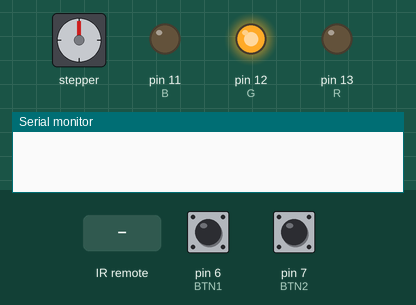
Simulated run of this sketch. Board: Arduino Uno, built with avr-gcc and run on an emulated ATmega328P. On the bench: stepper motor, output pins drawn as LEDs (lit = HIGH), the last lines printed to the serial monitor. Inputs (shaded band) come from the test bench; at power-on: pin 6 (BTN1) HIGH, pin 7 (BTN2) LOW. Stepper angles assume 20 steps per turn.

Above: at 1.27 s.
1.3 s: pin 6 (BTN1) pulled LOW for 3.2 s
At 1.8 s:
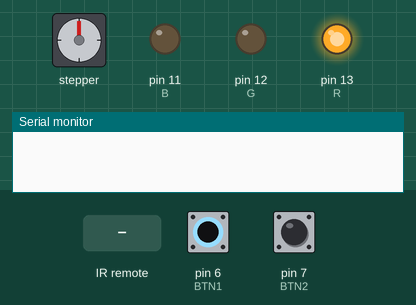
10.5 s: pin 7 (BTN2) pulled HIGH for 0.15 s
At 11.02 s:
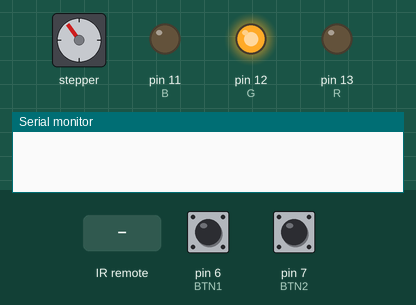
13.5 s: pin 6 (BTN1) pulled LOW for 0.15 s
At 14.0 s:
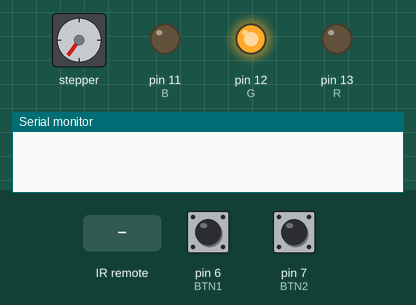
16.5 s: pin 7 (BTN2) pulled HIGH for 1 s
At 17.65 s:
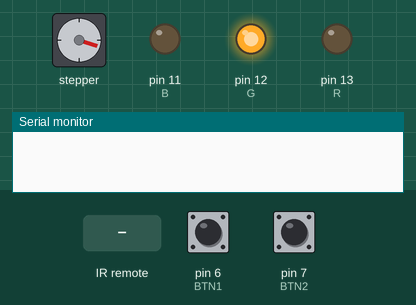
20.2 s: infrared code 0x222F8310 received
At 20.38 s:
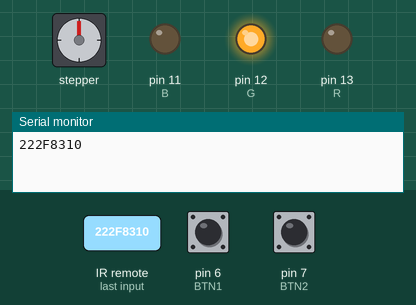
Timing chart, 0 to 24.2 s (numbered marks = the images above; inputs shaded):
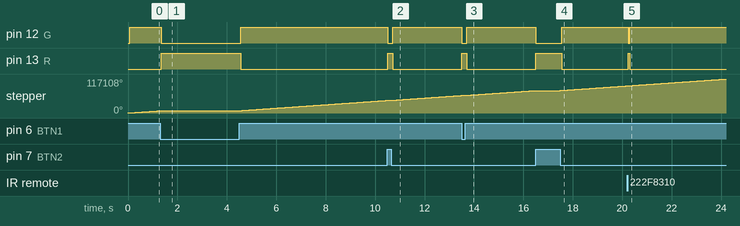

Measured:
- after the input at 1.3 s, pin 12 (G): HIGH → LOW at once, → HIGH 3.2 s later; pin 13 (R): LOW → HIGH at once, → LOW 3.2 s later
- after the input at 10.5 s, pin 12 (G): HIGH → LOW at once, → HIGH 0.20 s later; pin 13 (R): LOW → HIGH at once, → LOW 0.20 s later
- after the input at 13.5 s, pin 12 (G): HIGH → LOW at once, → HIGH 0.20 s later; pin 13 (R): LOW → HIGH at once, → LOW 0.20 s later
- after the input at 16.5 s, pin 12 (G): HIGH → LOW at once, → HIGH 1.1 s later; pin 13 (R): LOW → HIGH at once, → LOW 1.1 s later
- after the input at 20.2 s, pin 12 (G): HIGH → LOW at once, → HIGH 0.06 s later; pin 13 (R): LOW → HIGH at once, → LOW 0.06 s later

The sketch:

stepper.ino
```cpp
#include <Stepper.h>
#include <IRremote.h>

const int stepsPerRevolution = 20; // change this to fit the number of steps per revolution

// ULN2003 Motor Driver Pins
#define IN1 2
#define IN2 3
#define IN3 4
#define IN4 5
#define BTN1 6
#define BTN2 7
#define R 13
#define G 12
#define B 11
#define IR 10
#define KEY_LEFT 0X81B521EC
#define KEY_RIGHT 0X222F8310

// initialize the stepper library
Stepper myStepper(stepsPerRevolution, IN1, IN3, IN2, IN4);
IRrecv irrecv(IR);
decode_results results;

unsigned long key_value = 0;

int prevIn1 = 0;
int prevIn2 = 0;

void setup()
{
  // set the speed at 5 rpm
  myStepper.setSpeed(1000);

  Serial.begin(115200);

  pinMode(BTN1, INPUT);
  pinMode(BTN2, INPUT);
  pinMode(R, OUTPUT);
  pinMode(G, OUTPUT);
  pinMode(B, OUTPUT);

  irrecv.enableIRIn();
  irrecv.blink13(false);
}

void loop()
{
  // 5C3B3C60
  int in1 = digitalRead(BTN1);
  int in2 = digitalRead(BTN2);
  // const
  // if (in1 != prevIn1 || in2 != prevIn2)
  // {
  // prevIn1 = in1;
  // prevIn2 = in2;
  // Serial.print("[ ");
  // Serial.print(in1);
  // Serial.print(" , ");
  // Serial.print(in2);
  // Serial.println(" ]");

  if (irrecv.decode(&results))
  {
    // unsigned long IRval = results.value;
    // results.value = 0;

    if (results.value == KEY_LEFT)
    {
      in1 = 1;
    }

    if (results.value == KEY_RIGHT)
    {
      in2 = 1;
    }
    Serial.println(results.value, HEX);
    irrecv.resume();
  }

  if (in1 != in2)
  {
    if (in1)
    {
      myStepper.step(stepsPerRevolution);
      digitalWrite(R, LOW);
      digitalWrite(B, LOW);
      digitalWrite(G, HIGH);
    }
    else
    {
      myStepper.step(-stepsPerRevolution);
      digitalWrite(R, LOW);
      digitalWrite(G, LOW);
      digitalWrite(B, HIGH);
    }
  }
  else
  {
    digitalWrite(R, HIGH);
    digitalWrite(G, LOW);
    digitalWrite(B, LOW);
  }
}
```
